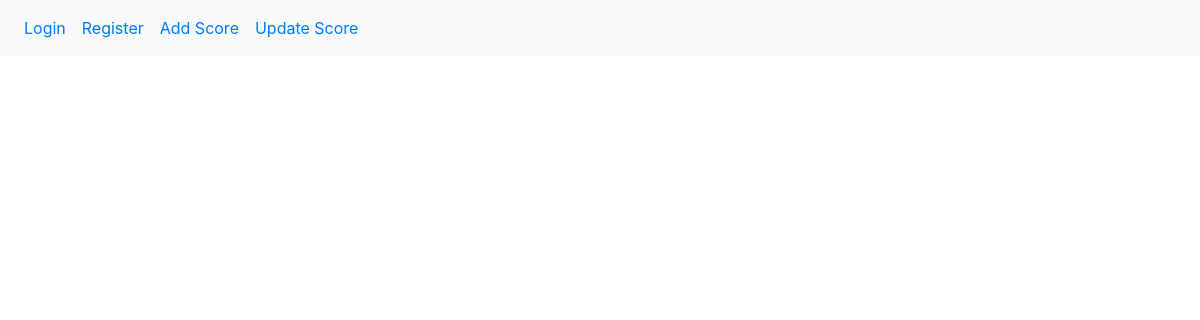
Before: /category with the older database file.
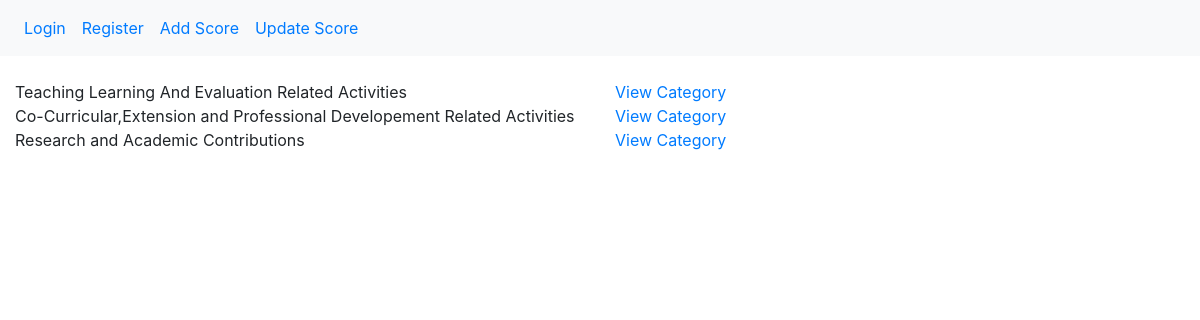
After: the same page with the newer database file.
### api/models.py (models this page shows)
class Category(models.Model):
    category_name = models.CharField(max_length=200)
    def __str__(self):
        return str(self.category_name)

### api/views.py (the view)
# urls.py: path('category',views.CategoryView.as_view(),name='category'),
class CategoryView(ListView):
    context_object_name = 'category_list'
    def get_queryset(self,**kwargs):
        query = Category.objects.all()
        return query

### templates/api/category_list.html
{% extends "base.html" %}
{% block body_block %}
<div class="container-fluid">
    <div class="row">
        {% for category in category_list %}
        <div class="col-xl-6">{{ category }}</div>
        <a href="{% url 'api:activity' category_id=category.id %}" class="col-xl-6">View Category</a>
        {% endfor %}
    </div>
</div>
{% endblock %}

### templates/base.html (shortened to what this page needs)
<!DOCTYPE html>
<html lang="en">
<head>
    <link rel="stylesheet" href="https://maxcdn.bootstrapcdn.com/bootstrap/4.5.0/css/bootstrap.min.css">
</head>
<body>
    <nav class="navbar navbar-expand-sm bg-light">
        <ul class="navbar-nav">
            <li class="nav-item">
                <a class="nav-link" href="{% if user.is_authenticated %} {% url 'api:logout' %} {% else %} {% url 'api:login' %} {% endif %}">{% if user.is_authenticated %} Logout {% else %} Login {% endif %}</a>
            </li>
            <li class="nav-item">
                <a class="nav-link" href="{% url 'api:register' %}">Register</a>
            </li>
            <li class="nav-item">
                <a class="nav-link" href="{% url 'api:category' %}">Add Score</a>
            </li>
            <li class="nav-item">
                <a class="nav-link" href="{% url 'api:list_view' %}">Update Score</a>
            </li>
        </ul>
    </nav>
    <br>
    {% block body_block %} {% endblock %}
</body>
</html>

Changed rows visible on the page:
added Category: category_name "Teaching Learning And Evaluation Related Activities"
added Category: category_name "Co-Curricular,Extension and Professional Developement Related Activities"
added Category: category_name "Research and Academic Contributions"
